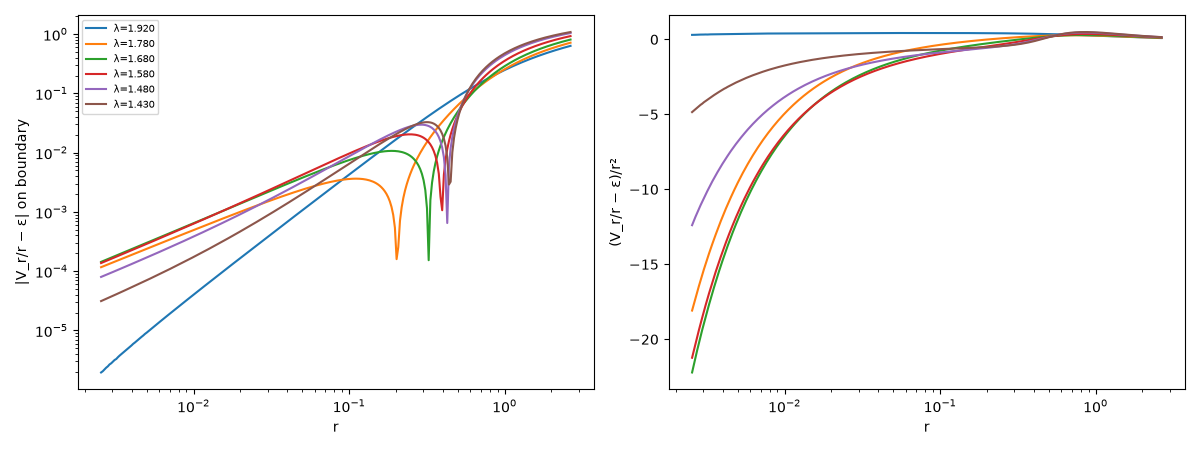

Write Python code to recreate this figure.
import numpy as np, sys
import matplotlib; matplotlib.use("Agg")
import matplotlib.pyplot as plt
from bq_solver import BQ
from bq_newton import full
fig, ax = plt.subplots(1, 2, figsize=(12, 4.5))
for f in sys.argv[1:]:
    lam = float(f.split('lam')[1][:6])
    B = BQ(lam); Y = np.load(f); X = full(B, Y)
    Ur = X @ B.Db.T
    vr = (1 + lam) + Ur
    A = -np.mean(Ur[B.i0:B.i0 + 40, 0]); eps = 1 + lam - A
    s = B.s; sel = (s > -6) & (s < 1)
    d = vr[sel, 0] - eps
    ax[0].loglog(np.exp(s[sel]), np.abs(d), label=f"λ={lam:.3f}")
    ax[1].plot(np.exp(s[sel]), d / np.exp(2*s[sel]), label=f"λ={lam:.3f}")
    # fit d = b3 r^2 + b5 r^4 + b7 r^6 on small r
    ss = (s > -5) & (s < -1.5)
    rr = np.exp(2*s[ss]); co = np.polyfit(rr, (vr[ss, 0] - eps) / rr, 3)
    print(f"λ={lam:.4f} ε={eps:.5f}: b3={co[-1]:+.4f} b5={co[-2]:+.4f} b7={co[-3]:+.4f} b9={co[-4]:+.4f}   b3^2/(4 ε b5)={co[-1]**2/(4*eps*co[-2]):.3f}")
ax[0].set_xlabel('r'); ax[0].set_ylabel('|V_r/r − ε| on boundary'); ax[0].legend(fontsize=7)
ax[1].set_xlabel('r'); ax[1].set_ylabel('(V_r/r − ε)/r²'); ax[1].set_xscale('log')
plt.tight_layout(); plt.savefig('viz_dip2.png', dpi=100)
